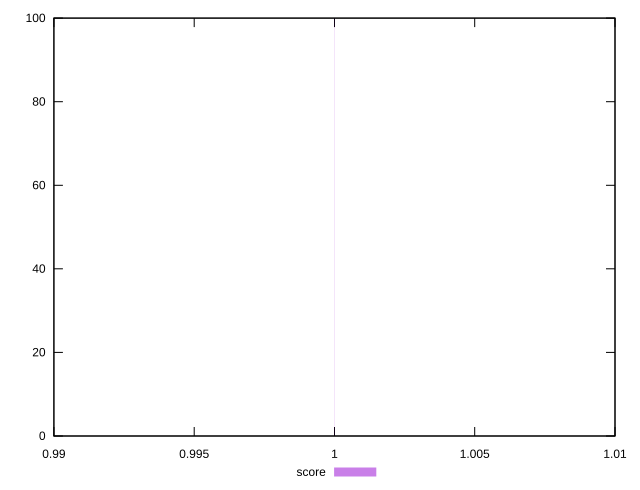

Generate this figure with gnuplot:
reset
set terminal svg size 640, 490
set output "reprap/max-potential-fid/samples/pages+cached+noexternal+nofonts+nosvg+noimg+nocss+nojs/score/histogram.svg"

$score <<EOF
0.9999999641342963 100
EOF

set key outside below
set boxwidth 4.3856027704339354e-15
set yrange [0:100]
set style fill transparent solid 0.5 noborder

plot \
  $score title "score" with boxes, \


reset
